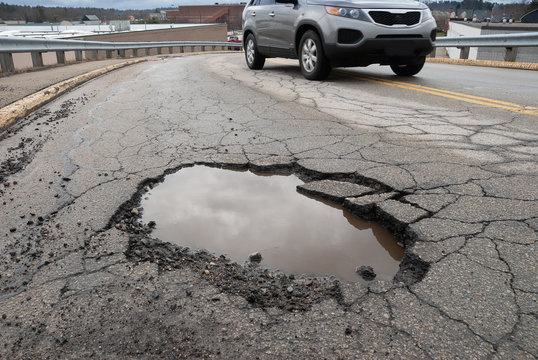
#> input picture backend/tests/360_F_201419237_YkYllKIEwJYpm4RfY1TSuBOqvfSAmXkB.jpg, 538 x 360 px
$ python -i preprocessing.py   (imports and definitions only)
#> lines starting #> are read from the running program, lines starting #| are printed output that depends on the picture
### backend/app/config.py
"""
CityLens backend configuration.

Everything you might want to tune lives here: model paths, class-name
mapping, severity thresholds, department routing and no-parking zones.
Values can be overridden with environment variables (see .env.example).
"""
from __future__ import annotations

import os
import secrets
from pathlib import Path

BASE_DIR = Path(__file__).resolve().parent.parent
DATA_DIR = Path(os.getenv("CITYLENS_DATA_DIR", BASE_DIR / "data"))
UPLOAD_DIR = DATA_DIR / "uploads"
DB_PATH = DATA_DIR / "citylens.db"

# ── YOLO models ───────────────────────────────────────────────────────
# Copy your trained weights into backend/models/ or point the env vars
# at them. A model whose file is missing is simply skipped (the API
# reports it in /api/health) — nothing is faked.
GARBAGE_MODEL = os.getenv(
    "CITYLENS_GARBAGE_MODEL",
    str(BASE_DIR / "models" / "citylens_garbage.pt"),  # = runs/detect/citylens_garbage-2/weights/best.pt
)
POTHOLE_MODEL = os.getenv("CITYLENS_POTHOLE_MODEL", str(BASE_DIR / "models" / "citylens_pothole.pt"))
# Standard COCO-pretrained YOLO, downloaded automatically
# by Ultralytics the first time (needs internet once).
# yolov8s, not yolov8n: on a top-down street photo the nano model found
# 3 of ~10 parked cars, the small one 6 (still downloaded automatically).
VEHICLE_MODEL = os.getenv("CITYLENS_VEHICLE_MODEL", "yolov8s.pt")

# Semantic segmentation of the street (road vs sidewalk) for the Illegal
# Parking rule. Cityscapes-pretrained SegFormer, downloaded on first run.
# Set to an empty value to disable.
SCENE_MODEL = os.getenv("CITYLENS_SCENE_MODEL", "nvidia/segformer-b0-finetuned-cityscapes-1024-1024")
SCENE_MAX_SIDE = int(os.getenv("CITYLENS_SCENE_SIDE", "640"))   # resolution the scene model runs at
# A vehicle counts as "on the footpath" when at least this share of its
# ground contact is sidewalk.
FOOTPATH_MIN_SHARE = float(os.getenv("CITYLENS_FOOTPATH_SHARE", "0.5"))

CONFIDENCE_THRESHOLD = float(os.getenv("CITYLENS_CONF", "0.35"))
# Open-vocabulary models (YOLOE / YOLO-World, built from text prompts by
# training/make_garbage_model.py) score lower than trained models even
# when right, so they get their own threshold. Applied automatically.
OPEN_VOCAB_CONF = float(os.getenv("CITYLENS_OPEN_VOCAB_CONF", "0.2"))
IMAGE_SIZE = int(os.getenv("CITYLENS_IMGSZ", "640"))

# ── OpenCV preprocessing ──────────────────────────────────────────────
MAX_IMAGE_SIDE = 1280        # larger uploads are downscaled before inference
ENABLE_CLAHE = os.getenv("CITYLENS_CLAHE", "0") == "1"   # contrast boost for dark photos; off by default
                                                         # because your model was trained on normal photos
MAX_UPLOAD_MB = 15

# ── Class names → CityLens issue ids ─────────────────────────────────
# Whatever names your models use ("garbage", "trash", "Pothole"…) are
# lower-cased and looked up here. Same table as frontend/src/config/issueTypes.js.
CLASS_ALIASES = {
    "garbage_dumping": "garbage_dumping", "garbage": "garbage_dumping", "trash": "garbage_dumping",
    "waste": "garbage_dumping", "litter": "garbage_dumping", "rubbish": "garbage_dumping", "dump": "garbage_dumping",
    # text prompts used by training/make_garbage_model.py
    "overflowing_garbage": "garbage_dumping", "garbage_bag": "garbage_dumping", "trash_bag": "garbage_dumping",
    "pile_of_garbage": "garbage_dumping",
    # NOT mapped on purpose: "dumpster", "garbage_bin". They are decoy prompts
    # that soak up bins, so an empty bin isn't reported as garbage.
    "pothole": "pothole", "potholes": "pothole",
    "illegal_parking": "illegal_parking", "parked_vehicle": "illegal_parking",
}
# COCO classes from the vehicle model that count as a parked vehicle.
VEHICLE_CLASSES = {"car", "motorcycle", "bus", "truck"}

SUPPORTED_ISSUES = ("pothole", "illegal_parking", "garbage_dumping")

# ── Department routing (same as frontend/src/config/departments.js) ──
DEPARTMENTS = {
    "roads": "Road / Public Works Department",
    "traffic": "Traffic / Municipal Enforcement Department",
    "sanitation": "Municipal Solid Waste / Sanitation Department",
}
ISSUE_ROUTING = {
    "pothole": "roads",
    "illegal_parking": "traffic",
    "garbage_dumping": "sanitation",
}

# ── Severity thresholds (fraction of the image area) ─────────────────
SEVERITY_RULES = {
    # garbage: total area covered by garbage boxes, and number of piles
    "garbage_dumping": {"high_area": 0.20, "medium_area": 0.07, "high_count": 4, "medium_count": 2},
    # pothole: area of the LARGEST pothole, and number of potholes
    "pothole": {"high_area": 0.12, "medium_area": 0.04, "high_count": 3, "medium_count": 2},
    # parking: area of the largest vehicle (how much road it blocks), and vehicle count
    "illegal_parking": {"high_area": 0.25, "medium_area": 0.10, "high_count": 3, "medium_count": 2},
}

# A vehicle is only proposed as "illegal parking" if it is inside a
# no-parking zone, OR a no-parking sign is visible in the photo (OCR or
# symbol), OR parked on the footpath (scene segmentation), OR it
# is large in the frame (clearly the subject of the photo, likely
# obstructing). Otherwise a car in the background of a garbage photo
# would hijack the result.
PARKING_MIN_AREA_OUTSIDE_ZONE = 0.12

# Cross-checks that reject impossible potholes (see analysis.py). From
# above, a dark car roof looks just like a pothole.
POTHOLE_MAX_VEHICLE_OVERLAP = 0.3   # pothole box this much inside a car box → it's the car
POTHOLE_MIN_GROUND_SHARE = 0.3      # pothole must be on road/pavement pixels (scene model)
# The vehicle model runs at this lower threshold so that cars it is less
# sure about can still veto a "pothole" on their roof. Vehicles below
# CONFIDENCE_THRESHOLD are used ONLY for that — never reported as parking.
VEHICLE_VETO_CONF = float(os.getenv("CITYLENS_VEHICLE_VETO_CONF", "0.2"))
# Test-time augmentation for the vehicle model: it also looks at flipped and
# rescaled copies of the photo. On a top-down shot of 10 parked cars,
# yolov8s found 7 without it and all 10 with it (~0.7 s on CPU, less on GPU).
VEHICLE_TTA = os.getenv("CITYLENS_VEHICLE_TTA", "1") == "1"

# ── No-parking signs in the photo (app/signs.py) ─────────────────────
# OCR languages for EasyOCR (English + Kannada for Mangaluru). Kannada and
# Hindi can't share one EasyOCR reader; use "en,hi" for Hindi boards.
# Empty value turns OCR off; the no-parking SYMBOL is still detected.
OCR_LANGS = os.getenv("CITYLENS_OCR_LANGS", "en,kn")
SIGN_OCR_MIN_CONF = float(os.getenv("CITYLENS_SIGN_OCR_CONF", "0.3"))   # ignore OCR text below this
SIGN_SYMBOL_MIN_RADIUS = 10   # px in the prepared image; smaller red rings are ignored

# ── No-parking zones (name, latitude, longitude, radius in metres) ───
# Example Mangaluru locations — replace with real notified zones.
NO_PARKING_ZONES = [
    {"name": "Hampankatta Junction", "lat": 12.8657, "lon": 74.8427, "radius_m": 150},
    {"name": "State Bank Bus Stand", "lat": 12.8631, "lon": 74.8364, "radius_m": 200},
    {"name": "Kottara Chowki Junction", "lat": 12.9168, "lon": 74.8551, "radius_m": 120},
    {"name": "Lalbagh Bus Stop", "lat": 12.8801, "lon": 74.8393, "radius_m": 100},
]

# ── Complaint IDs ─────────────────────────────────────────────────────
# First complaint becomes CL-<year>-00123 (matches the demo script).
ID_START_SEQUENCE = int(os.getenv("CITYLENS_ID_START", "122"))

# ── Reverse geocoding (OpenStreetMap Nominatim, free) ────────────────
NOMINATIM_URL = "https://nominatim.openstreetmap.org/reverse"
NOMINATIM_USER_AGENT = os.getenv("CITYLENS_GEOCODER_UA", "CityLens-PBL-Project/1.0 (student project)")

# ── CORS (frontend dev server) ────────────────────────────────────────
CORS_ORIGINS = os.getenv("CITYLENS_CORS", "http://localhost:5173,http://127.0.0.1:5173").split(",")

# ── Status workflow ───────────────────────────────────────────────────
STATUS_FLOW = ["new", "under_review", "action_assigned", "action_in_progress", "resolved"]
ALL_STATUSES = STATUS_FLOW + ["rejected"]
CLOSED_STATUSES = {"resolved", "rejected"}
NOTE_REQUIRED = {"resolved", "rejected"}

# ── Authentication ────────────────────────────────────────────────────
ROLES = ("citizen", "officer")

JWT_ALGORITHM = "HS256"
JWT_TTL_HOURS = int(os.getenv("CITYLENS_JWT_TTL_HOURS", "12"))

MIN_PASSWORD_LENGTH = 8
# PBKDF2 iterations. Higher = slower to crack and slower to log in.
PBKDF2_ROUNDS = int(os.getenv("CITYLENS_PBKDF2_ROUNDS", "240000"))


def _resolve_jwt_secret() -> tuple[str, bool]:
    """(secret, came_from_env).

    In production set CITYLENS_JWT_SECRET. For development we generate a
    random secret once and keep it in data/.jwt_secret so that restarting
    uvicorn doesn't sign everyone out. It is deliberately NOT a hardcoded
    default: a shipped default secret lets anyone forge an officer token.
    """
    from_env = os.getenv("CITYLENS_JWT_SECRET", "").strip()
    if from_env:
        return from_env, True

    path = DATA_DIR / ".jwt_secret"
    try:
        if path.is_file():
            existing = path.read_text(encoding="utf-8").strip()
            if existing:
                return existing, False
        DATA_DIR.mkdir(parents=True, exist_ok=True)
        generated = secrets.token_urlsafe(48)
        path.write_text(generated, encoding="utf-8")
        try:
            path.chmod(0o600)  # best effort; a no-op on most Windows setups
        except OSError:
            pass
        return generated, False
    except OSError:
        # Read-only data dir: fall back to a per-process secret. Tokens
        # then stop working on restart, which is safe, just inconvenient.
        return secrets.token_urlsafe(48), False


JWT_SECRET, JWT_SECRET_FROM_ENV = _resolve_jwt_secret()

# ── Seeded officer accounts ───────────────────────────────────────────
# Created once, only if the users table is empty. One officer per
# department so the authority side is demoable immediately. Names match
# the frontend's demo accounts so screenshots stay consistent.
SEED_OFFICERS = [
    {"email": "ravi.shenoy@citylens.local", "name": "Ravi Shenoy",
     "designation": "Health Inspector", "department": "sanitation"},
    {"email": "anitha.kamath@citylens.local", "name": "Anitha Kamath",
     "designation": "Assistant Executive Engineer", "department": "roads"},
    {"email": "divya.poojary@citylens.local", "name": "Divya Poojary",
     "designation": "Traffic Sub-Inspector", "department": "traffic"},
]
# Demo password for the seeded officers. Override it — and read the
# warning the server logs at startup if you don't.
SEED_OFFICER_PASSWORD = os.getenv("CITYLENS_SEED_OFFICER_PASSWORD", "citylens-demo")
SEED_PASSWORD_IS_DEFAULT = "CITYLENS_SEED_OFFICER_PASSWORD" not in os.environ

### backend/app/preprocessing.py
"""
OpenCV preprocessing: bytes → clean BGR image ready for YOLO.

1. Decode the upload (JPG/PNG) with OpenCV.
2. Apply EXIF orientation (phones store portrait photos rotated).
3. Downscale very large photos (keeps inference fast; YOLO resizes to
   640 internally anyway).
4. Optional CLAHE contrast boost for dark photos (off by default).

Returns the image plus the scale factor so detections can be mapped
back to the ORIGINAL image's pixel coordinates for the frontend overlay.
"""
from __future__ import annotations

import io
from dataclasses import dataclass

import cv2
import numpy as np
from PIL import Image, ImageOps

from . import config


class InvalidImageError(ValueError):
    pass


@dataclass
class PreparedImage:
    bgr: np.ndarray          # image fed to the models
    original_width: int      # size of the image the client sent (after orientation fix)
    original_height: int
    scale: float             # bgr size / original size


def _exif_upright(data: bytes) -> np.ndarray | None:
    """Use Pillow only to honour EXIF orientation; returns BGR or None."""
    try:
        with Image.open(io.BytesIO(data)) as im:
            im = ImageOps.exif_transpose(im).convert("RGB")
            return cv2.cvtColor(np.asarray(im), cv2.COLOR_RGB2BGR)
    except Exception:
        return None


def prepare(data: bytes) -> PreparedImage:
    if not data:
        raise InvalidImageError("Empty upload.")
    if len(data) > config.MAX_UPLOAD_MB * 1024 * 1024:
        raise InvalidImageError(f"Image is larger than {config.MAX_UPLOAD_MB} MB.")

    img = _exif_upright(data)
    if img is None:
        img = cv2.imdecode(np.frombuffer(data, np.uint8), cv2.IMREAD_COLOR)
    if img is None:
        raise InvalidImageError("Could not read the image. Please upload a JPG or PNG photo.")

    h, w = img.shape[:2]
    scale = min(1.0, config.MAX_IMAGE_SIDE / max(h, w))
    if scale < 1.0:
        img = cv2.resize(img, (round(w * scale), round(h * scale)), interpolation=cv2.INTER_AREA)

    if config.ENABLE_CLAHE:
        lab = cv2.cvtColor(img, cv2.COLOR_BGR2LAB)
        l, a, b = cv2.split(lab)
        l = cv2.createCLAHE(clipLimit=2.0, tileGridSize=(8, 8)).apply(l)
        img = cv2.cvtColor(cv2.merge((l, a, b)), cv2.COLOR_LAB2BGR)

    return PreparedImage(bgr=img, original_width=w, original_height=h, scale=scale)

>>> import cv2
>>> picture = cv2.imread('../tests/360_F_201419237_YkYllKIEwJYpm4RfY1TSuBOqvfSAmXkB.jpg', cv2.IMREAD_GRAYSCALE)
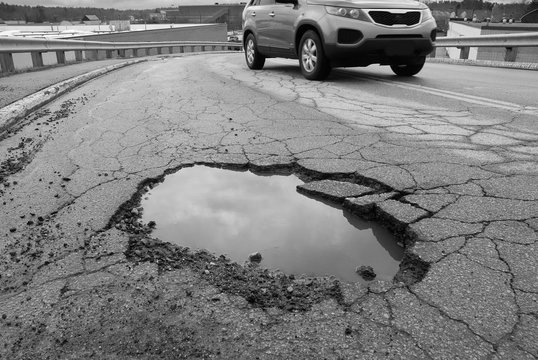
#> picture: shape (360, 538); min 0, max 255, mean 127
#> (the run stopped early here; a loop or call above may not have finished)

$ run again, on backend/tests/garbage-bins.jpg
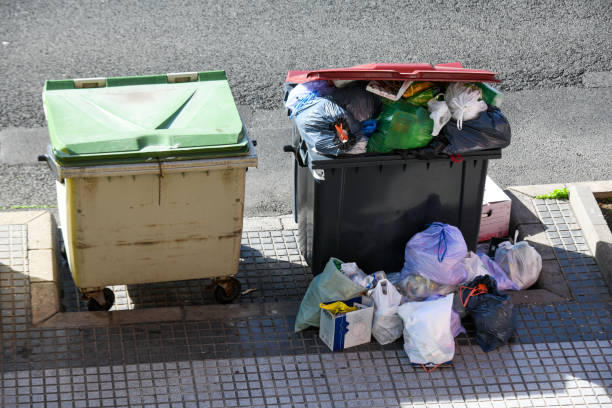
#> input picture backend/tests/garbage-bins.jpg, 612 x 408 px
#> `picture = cv2.imread('../tests/360_F_201419237_YkYllKIEwJYpm4RfY1TSuBO..`:
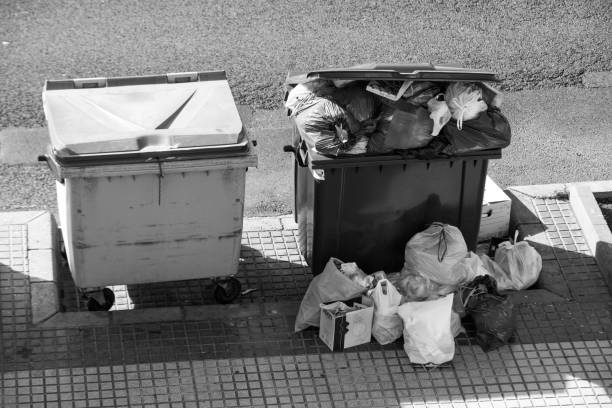
#> picture: shape (408, 612); min 0, max 255, mean 121.1

$ run again, on backend/tests/street-no-parking-board.jpg
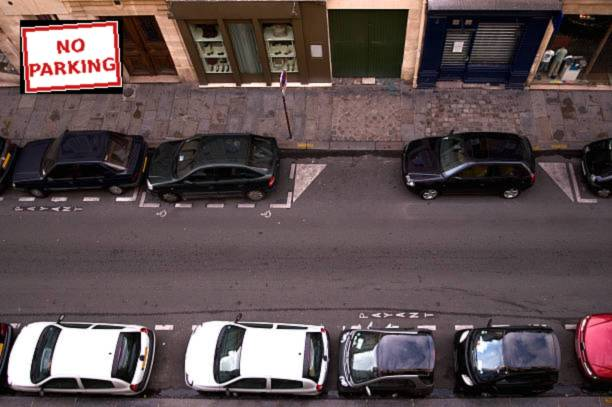
#> input picture backend/tests/street-no-parking-board.jpg, 612 x 407 px
#> `picture = cv2.imread('../tests/360_F_201419237_YkYllKIEwJYpm4RfY1TSuBO..`:
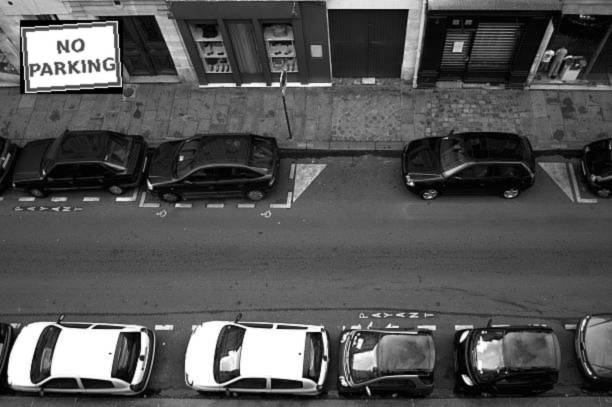
#> picture: shape (407, 612); min 0, max 255, mean 83.1
